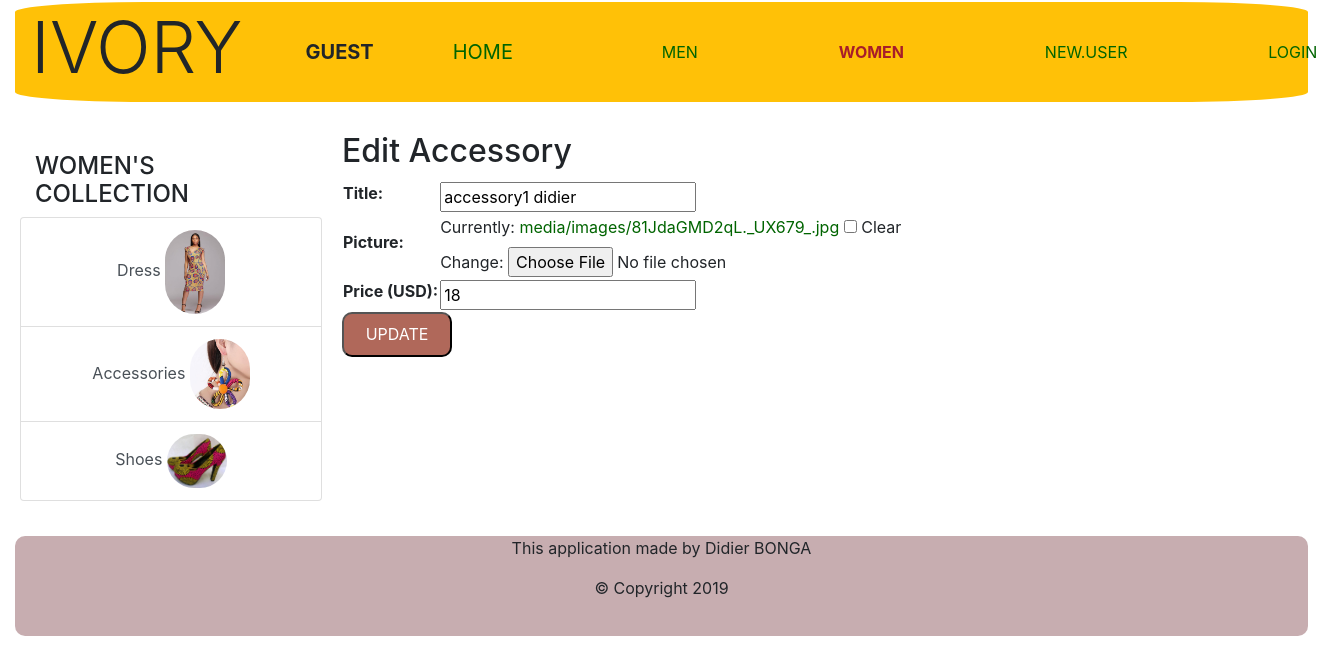
Before: /editbagjewel/1/ with the older database file.
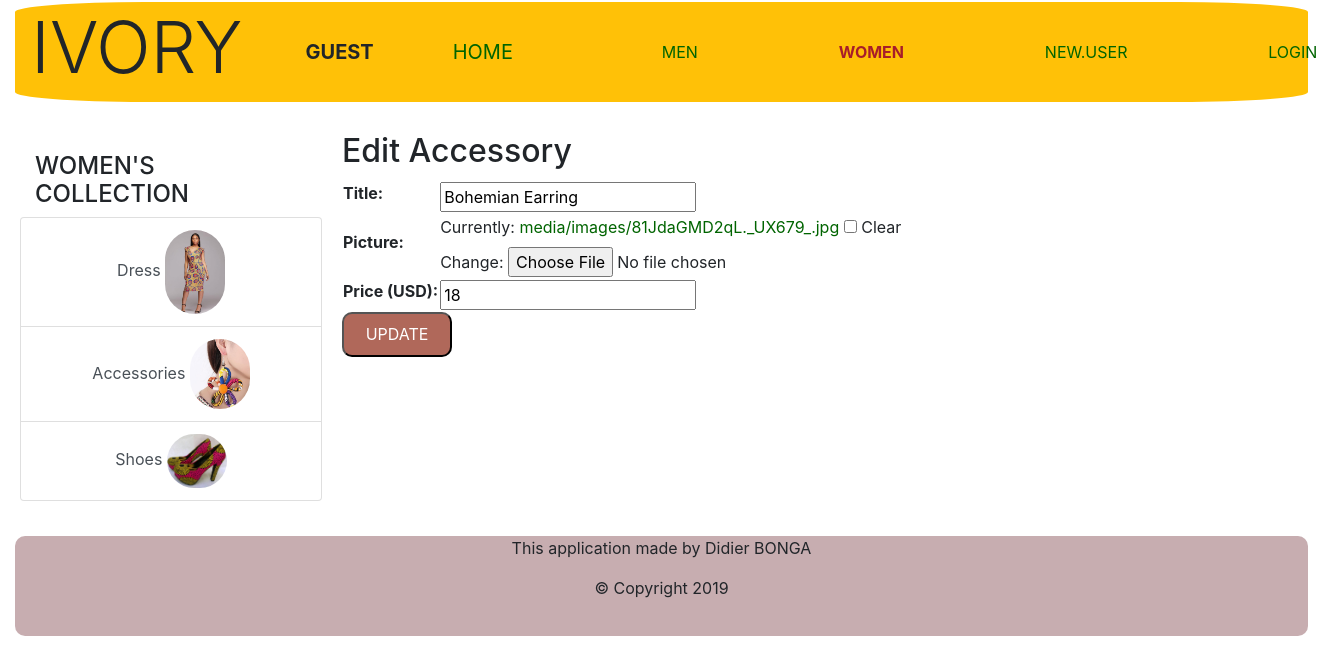
After: the same page with the newer database file.
### ivoryApp/models.py (models this page shows, shortened)
class BagJewel(models.Model):
    bj_title = models.CharField(max_length=200)
    bj_picture = models.ImageField(upload_to="media/images/", null=True, blank=True)
    bj_price = models.IntegerField(default=0)
    bj_ForeignKey = models.ForeignKey(UserLoginModel, on_delete=models.SET_NULL, null=True, blank=True)

### ivoryApp/views.py (the view)
# urls.py: path('editbagjewel/<int:acc_id>/', views.editbagjewel, name='editbagjewel'),
def editbagjewel(request, acc_id):
    edit_acc = get_object_or_404(BagJewel, pk=acc_id)
    editedAcc = BagJewelForm(request.POST or None, instance=edit_acc)
    if editedAcc.is_valid():
        editedAcc.save()
        return redirect('bagjewel')
    return render(request, 'ivoryApp/edititem/editbagjewel.html', {'editedAcc': editedAcc})

### ivoryApp/forms.py
class BagJewelForm(forms.ModelForm):
    class Meta:
        model = BagJewel
        exclude = ["bj_ForeignKey"]
        labels = {
            'bj_title': 'Title',
            'bj_picture': 'Picture',
            'bj_size': 'Available Size',
            'bj_price': 'Price (USD)',
        }

### ivoryApp/templates/ivoryApp/edititem/editbagjewel.html (shortened to what this page needs)
{% extends 'ivoryApp/women.html' %}
{% block content %}
<aside>
    <h2>Edit Accessory</h2>
    <form method="post">
        <table>
            <tr>
                <td>{{ editedAcc }}</td>
            </tr>
        </table>
        <button>UPDATE</button>
    </form>
</aside>
{% endblock %}

Changed rows visible on the page:
changed BagJewel: bj_title "accessory1 didier" → "Bohemian Earring"
